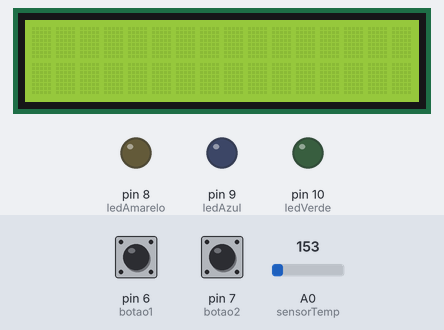
Bench run of a sketch on a simulated Arduino Uno, built with avr-gcc and run on an emulated ATmega328P. On the bench: 16×2 character LCD, output pins drawn as LEDs (lit = HIGH). The test bench sets the inputs (shaded band); at power-on: pin 6 (botao1) LOW, pin 7 (botao2) LOW, A0 (sensorTemp) = 153.

Above: at 1.2 s.
1.3 s: pin 6 (botao1) pulled HIGH for 0.15 s
At 2.0 s:
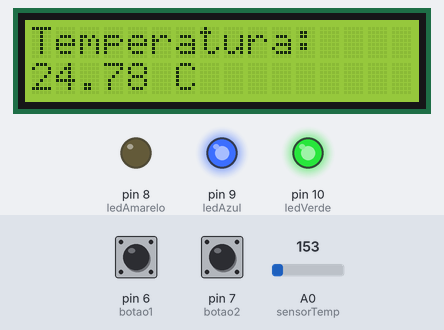
3.0 s: pin 7 (botao2) pulled HIGH for 1 s
At 4.6 s:
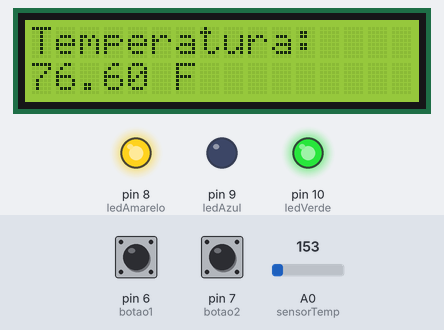
5.5 s: pin 6 (botao1) pulled HIGH for 1 s
At 6.2 s:
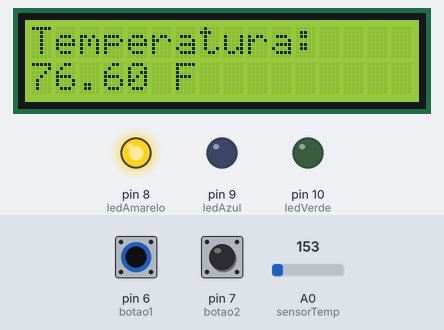
8.0 s: pin 6 (botao1) pulled HIGH for 3.2 s
At 9.2 s:
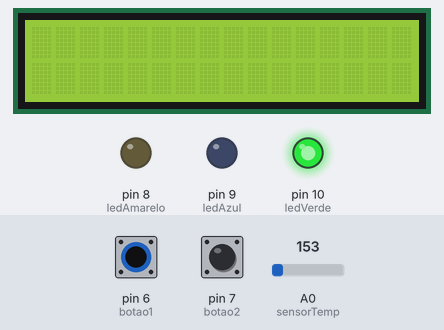
12.7 s: A0 (sensorTemp) set to 165
At 13.0 s:
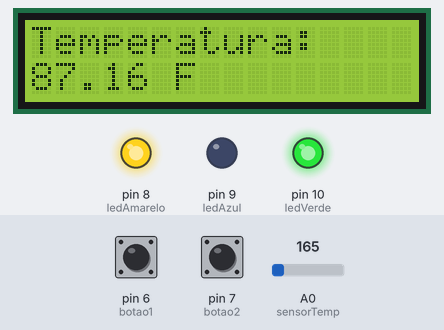
14.2 s: pin 7 (botao2) pulled HIGH for 0.15 s
At 15.4 s:
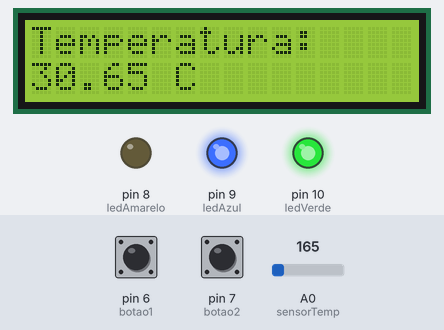
Timing chart, 0 to 16.9 s (numbered marks = the images above; inputs shaded):
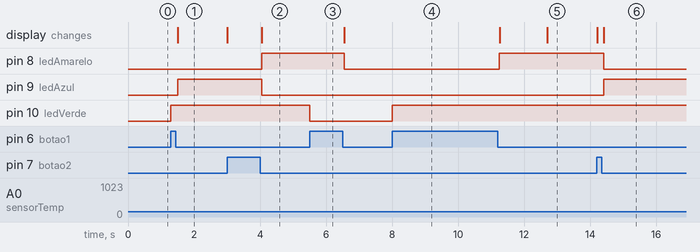

Measured:
- after the input at 1.3 s, pin 9 (ledAzul): LOW → HIGH after 0.20 s; pin 10 (ledVerde): LOW → HIGH at once; the display: changes after 0.20 s (image 1)
- after the input at 3.0 s, pin 8 (ledAmarelo): LOW → HIGH after 1.1 s; pin 9 (ledAzul): HIGH → LOW after 1.1 s; the display: first changes at once (image 2 shows a later state)
- after the input at 5.5 s, pin 8 (ledAmarelo): HIGH → LOW after 1.1 s; pin 10 (ledVerde): HIGH → LOW at once
- after the input at 8.0 s, pin 8 (ledAmarelo): LOW → HIGH after 3.3 s; pin 10 (ledVerde): LOW → HIGH at once
- after the input at 12.7 s, the display: changes at once (image 5)
- after the input at 14.2 s, pin 8 (ledAmarelo): HIGH → LOW after 0.20 s; pin 9 (ledAzul): LOW → HIGH after 0.20 s; the display: first changes at once (image 6 shows a later state)

The sketch:

Aula_Pratica_9.ino
```cpp
/**
 * @file Aula_Pratica_9.ino
 * @brief Aula Prática 9 - Indicador de Temperatura °C / °F
 * @version 1.0
 * @date 2023-06-04
 *
 * A. O roteiro envolve o desenvolvimento de um sistema de indicação de temperatura em °C e °F utilizando o Arduino.
 * B. O sistema deve conter um sensor de temperatura (TMP36), um display LCD 16 x 2, dois botões e três LED's (verde, azul e amarelo).
 * C. O sistema só funciona após o botão 1 ser pressionado (pulsado) e o LED verde acenderá.
 * D. Se o botão 1 for pressionado novamente o sistema para de funcionar e o LED verde apaga.
 */

// Inclui a biblioteca do display LCD
#include <LiquidCrystal.h>

// Inicializa o display LCD
LiquidCrystal lcd(12, 11, 5, 4, 3, 2);

// Define os pinos dos botões e LEDs
#define botao1 6
#define botao2 7
#define ledVerde 10
#define ledAzul 9
#define ledAmarelo 8

// Define o pino do sensor de temperatura
#define sensorTemp A0

// Variáveis para armazenar o estado dos botões e do sistema
bool sistemaLigado = false;
bool tempCelsius = true;

void setup()
{
    // Configura os pinos dos botões como entrada
    pinMode(botao1, INPUT);
    pinMode(botao2, INPUT);

    // Configura os pinos dos LEDs como saída
    pinMode(ledVerde, OUTPUT);
    pinMode(ledAzul, OUTPUT);
    pinMode(ledAmarelo, OUTPUT);

    // Inicializa o display LCD
    lcd.begin(16, 2);
}

void loop()
{
    // Verifica se o botão 1 foi pressionado
    if (digitalRead(botao1) == HIGH)
    {
        // Alterna o estado do sistema (ligado/desligado)
        sistemaLigado = !sistemaLigado;

        // Acende ou apaga o LED verde de acordo com o estado do sistema
        digitalWrite(ledVerde, sistemaLigado ? HIGH : LOW);

        // Aguarda o botão ser solto
        while (digitalRead(botao1) == HIGH);
        delay(50);
    }

    // Verifica se o sistema está ligado
    if (sistemaLigado)
    {
        // Acende ou apaga os LEDs azul e amarelo de acordo com a unidade de temperatura selecionada
        digitalWrite(ledAzul, tempCelsius ? HIGH : LOW);
        digitalWrite(ledAmarelo, tempCelsius ? LOW : HIGH);

        // Verifica se o botão 2 foi pressionado
        if (digitalRead(botao2) == HIGH)
        {
            // Alterna entre Celsius e Fahrenheit
            tempCelsius = !tempCelsius;

            // Limpa o display LCD
            lcd.clear();

            // Aguarda o botão ser solto
            while (digitalRead(botao2) == HIGH);
            delay(50);
        }

        // Lê a temperatura do sensor TMP36
        float tensao = analogRead(sensorTemp) * (5.0 / 1023.0); // Converte o valor lido para tensão
        float tempC = (tensao - 0.5) * 100.0;                   // Converte a tensão para temperatura em graus Celsius
        float tempF = tempC * (9.0 / 5.0) + 32.0;               // Converte a temperatura em graus Celsius para Fahrenheit

        // Exibe a temperatura no display LCD na unidade selecionada
        lcd.setCursor(0, 0);
        lcd.print("Temperatura: ");
        lcd.setCursor(0, 1);
        lcd.print(tempCelsius ? tempC : tempF);
        lcd.print(tempCelsius ? " C" : " F");
    }
    else
    {
        // Limpa o display LCD se o sistema estiver desligado
        lcd.clear();

        // Apaga os LEDs azul e amarelo, caso estejam acesos
        digitalWrite(ledAzul, LOW);
        digitalWrite(ledAmarelo, LOW);
    }
}
```
